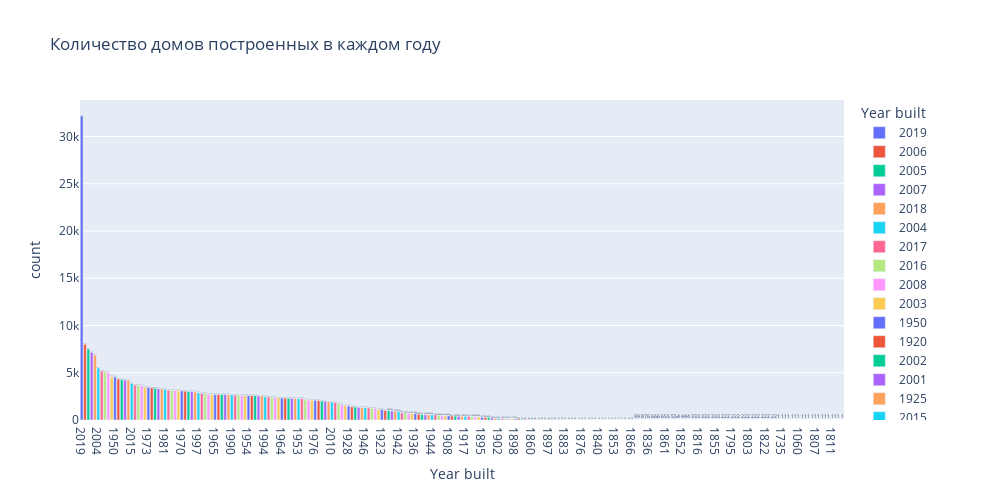

The notebook cell saved with this chart:
### Code cell
#сгруппируем данные по годам и посчитаем сколько было построено домов в каждом году
grouped = df.groupby('Year built', as_index=False).agg(count=('Year built', 'count'))
grouped=grouped.sort_values(by='count', ascending=False)

# построим график отражающий сколько было построено домов в каждом году
import plotly.express as px
fig = px.bar(
    data_frame=grouped, #датафрейм
    x='Year built', #ось x
    y='count', #ось y
    color='Year built', #расцветка в зависимости от страны
    text = 'count', #текст на столбцах
    orientation='v', #ориентация графика
    height=500, #высота
    width=1000, #ширина
    title='Количество домов построенных в каждом году' #заголовок
)
#отображаем его
fig.show()
fig.write_html('plotly/bar_1.html')
